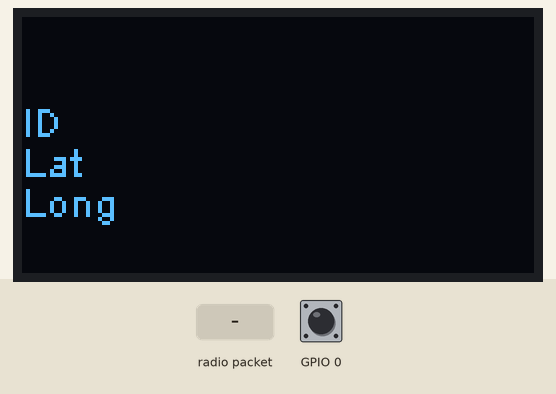
The sketch below on a simulated ESP32. Shown: 128×64 one-colour display. The inputs (shaded band) are chosen by the test bench; at power-on: GPIO 0 HIGH. WiFi joins after 1.5 s; servers stay silent unless stated; no MQTT or app messages arrive unless stated.

Above: at 3.6 s.
3.7 s: radio packet "m" arrives
At 4.7 s:
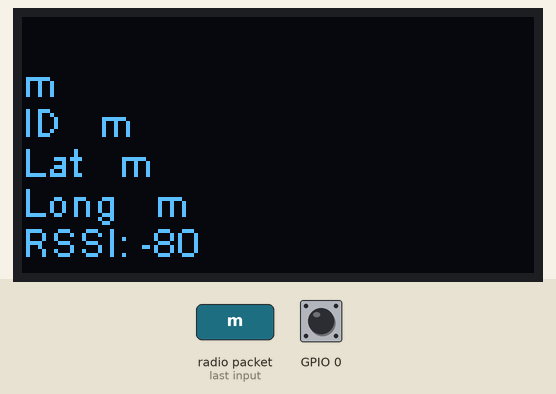
5.2 s: radio packet "," arrives
At 6.1 s:
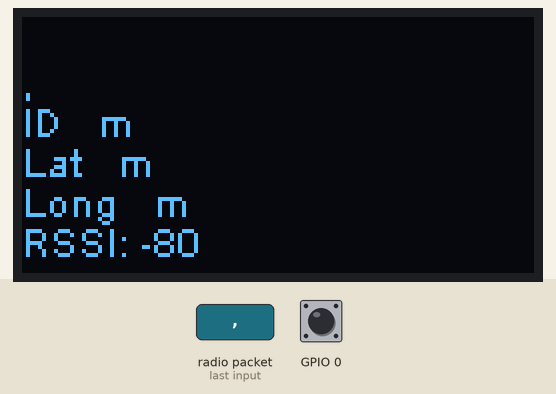
6.7 s: radio packet "/" arrives
Timing chart, 0 to 9.7 s (numbered marks = the images above; inputs shaded):
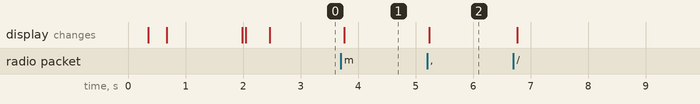

Measured:
- after the input at 3.7 s, the display: changes after 0.06 s (image 1)
- after the input at 5.2 s, the display: changes at once (image 2)

The sketch:

lora_receiver_mqtt.ino
```cpp
#include "Arduino.h"
#include "heltec.h"
#include "WiFi.h"
#include "images.h"
#include <PubSubClient.h>

#define BAND    915E6

String rssi;
String packSize = "--";
String packet;
String lat;
String lng;
String equip;
String counter = "";
const char* mqtt_server = "test.mosquitto.org";
String valor;
const char* fila = "teste-lora-tcs";

bool receiveflag = false;

long lastSendTime = 0;
int interval = 1000;
uint64_t chipid;

WiFiClient espClient;
PubSubClient client(mqtt_server, 1883, espClient);

void logo(){
  Heltec.display -> clear();
  Heltec.display -> drawXbm(0,5,logo_width,logo_height,(const unsigned char *)logo_bits);
  Heltec.display -> display();
}

void WIFISetUp(void) {
  WiFi.disconnect(true);
  delay(100);
  WiFi.mode(WIFI_STA);
  WiFi.setAutoConnect(true);
  WiFi.begin("Mara","pipocapacoca");

  byte count = 0;
  while(WiFi.status() != WL_CONNECTED && count < 10){
    count ++;
    delay(200);
    Heltec.display -> drawString(0, 0, "Connecting...");
    Heltec.display -> display();
  }

  Heltec.display -> clear();
  if(WiFi.status() == WL_CONNECTED){
    Heltec.display -> drawString(0, 0, "Connecting...OK.");
    Heltec.display -> display();
  } else {
    Heltec.display -> clear();
    Heltec.display -> drawString(0, 0, "Connecting...Failed");
    Heltec.display -> display();
  }
  Heltec.display -> drawString(0, 10, "WIFI Setup done");
  Heltec.display -> display();

  Heltec.display -> clear();
  if (client.connect(fila)) {
    Heltec.display -> drawString(0, 30, "mqtt.. OK");
    Heltec.display -> display();
  } else {
    Heltec.display -> drawString(0, 30, "mqtt.. Failed");
    Heltec.display -> display();
  }
  delay(400);
}

bool resendflag=false;
bool deepsleepflag=false;
void interrupt_GPIO0(){
  delay(10);
  if(digitalRead(0)==0){
    if(digitalRead(LED)==LOW) {
      resendflag=true;
    }
    else
    {
      deepsleepflag=true;
    }
  }
}

void setup(){
  Heltec.begin(true /*DisplayEnable Enable*/, true /*LoRa Enable*/, true /*Serial Enable*/, true /*LoRa use PABOOST*/, BAND /*LoRa RF working band*/);

  logo();
  Heltec.display -> clear();

  WIFISetUp();

  attachInterrupt(0,interrupt_GPIO0,FALLING);
  LoRa.onReceive(onReceive);
  LoRa.receive();
  displaySendReceive();
}

void loop() {
  if(deepsleepflag) {
    LoRa.end();
    LoRa.sleep();
    delay(100);
    pinMode(4,INPUT);
    pinMode(5,INPUT);
    pinMode(14,INPUT);
    pinMode(15,INPUT);
    pinMode(16,INPUT);
    pinMode(17,INPUT);
    pinMode(18,INPUT);
    pinMode(19,INPUT);
    pinMode(26,INPUT);
    pinMode(27,INPUT);
    digitalWrite(Vext,HIGH);
    delay(2);
    esp_deep_sleep_start();
  }
  if(resendflag){
    resendflag=false;
    send();
    LoRa.receive();
    displaySendReceive();
    client.publish(fila, (char*) valor.c_str());
  }
  if(receiveflag){
    digitalWrite(25,HIGH);
    displaySendReceive();
    delay(1000);
    receiveflag = false;
    send();
    LoRa.receive();
    displaySendReceive();
    if (equip.length() > 0)
    client.publish(fila, (char*) valor.c_str());
  }

  digitalWrite(LED, HIGH);
  digitalWrite(LED, LOW);
}

void send(){
  LoRa.beginPacket();
  LoRa.print(counter);
  LoRa.endPacket();
}
void displaySendReceive()
{
  Heltec.display -> clear();
  Heltec.display -> drawString(0, 10, packet);
  Heltec.display -> drawString(0, 20, "ID   " + equip);
  Heltec.display -> drawString(0, 30, "Lat   " + lat);
  Heltec.display -> drawString(0, 40, "Long   " + lng);
  Heltec.display -> drawString(0, 50, rssi);
  Heltec.display -> display();
}

void onReceive(int packetSize){
  packet = "";
  packSize = String(packetSize,DEC);

  while (LoRa.available()){
    packet += (char) LoRa.read();
  }

  if (packet.startsWith("m")) {
    equip = packet.substring(0, packet.indexOf(","));
    lat = packet.substring(packet.indexOf(",") + 1, packet.indexOf("/")- 1);
    lng = packet.substring(packet.indexOf("/") + 1);
  } else {
    counter = packet;
  }
  valor = "{\"id\" : \"" + equip +"\",\"position\":{\"lat\":" + lat +  ",\"lng\": " + lng + "}}";

  rssi = "RSSI: " + String(LoRa.packetRssi(), DEC);
  receiveflag = true;
}
```

Source omitted: images.h (data table, 5385 bytes)
